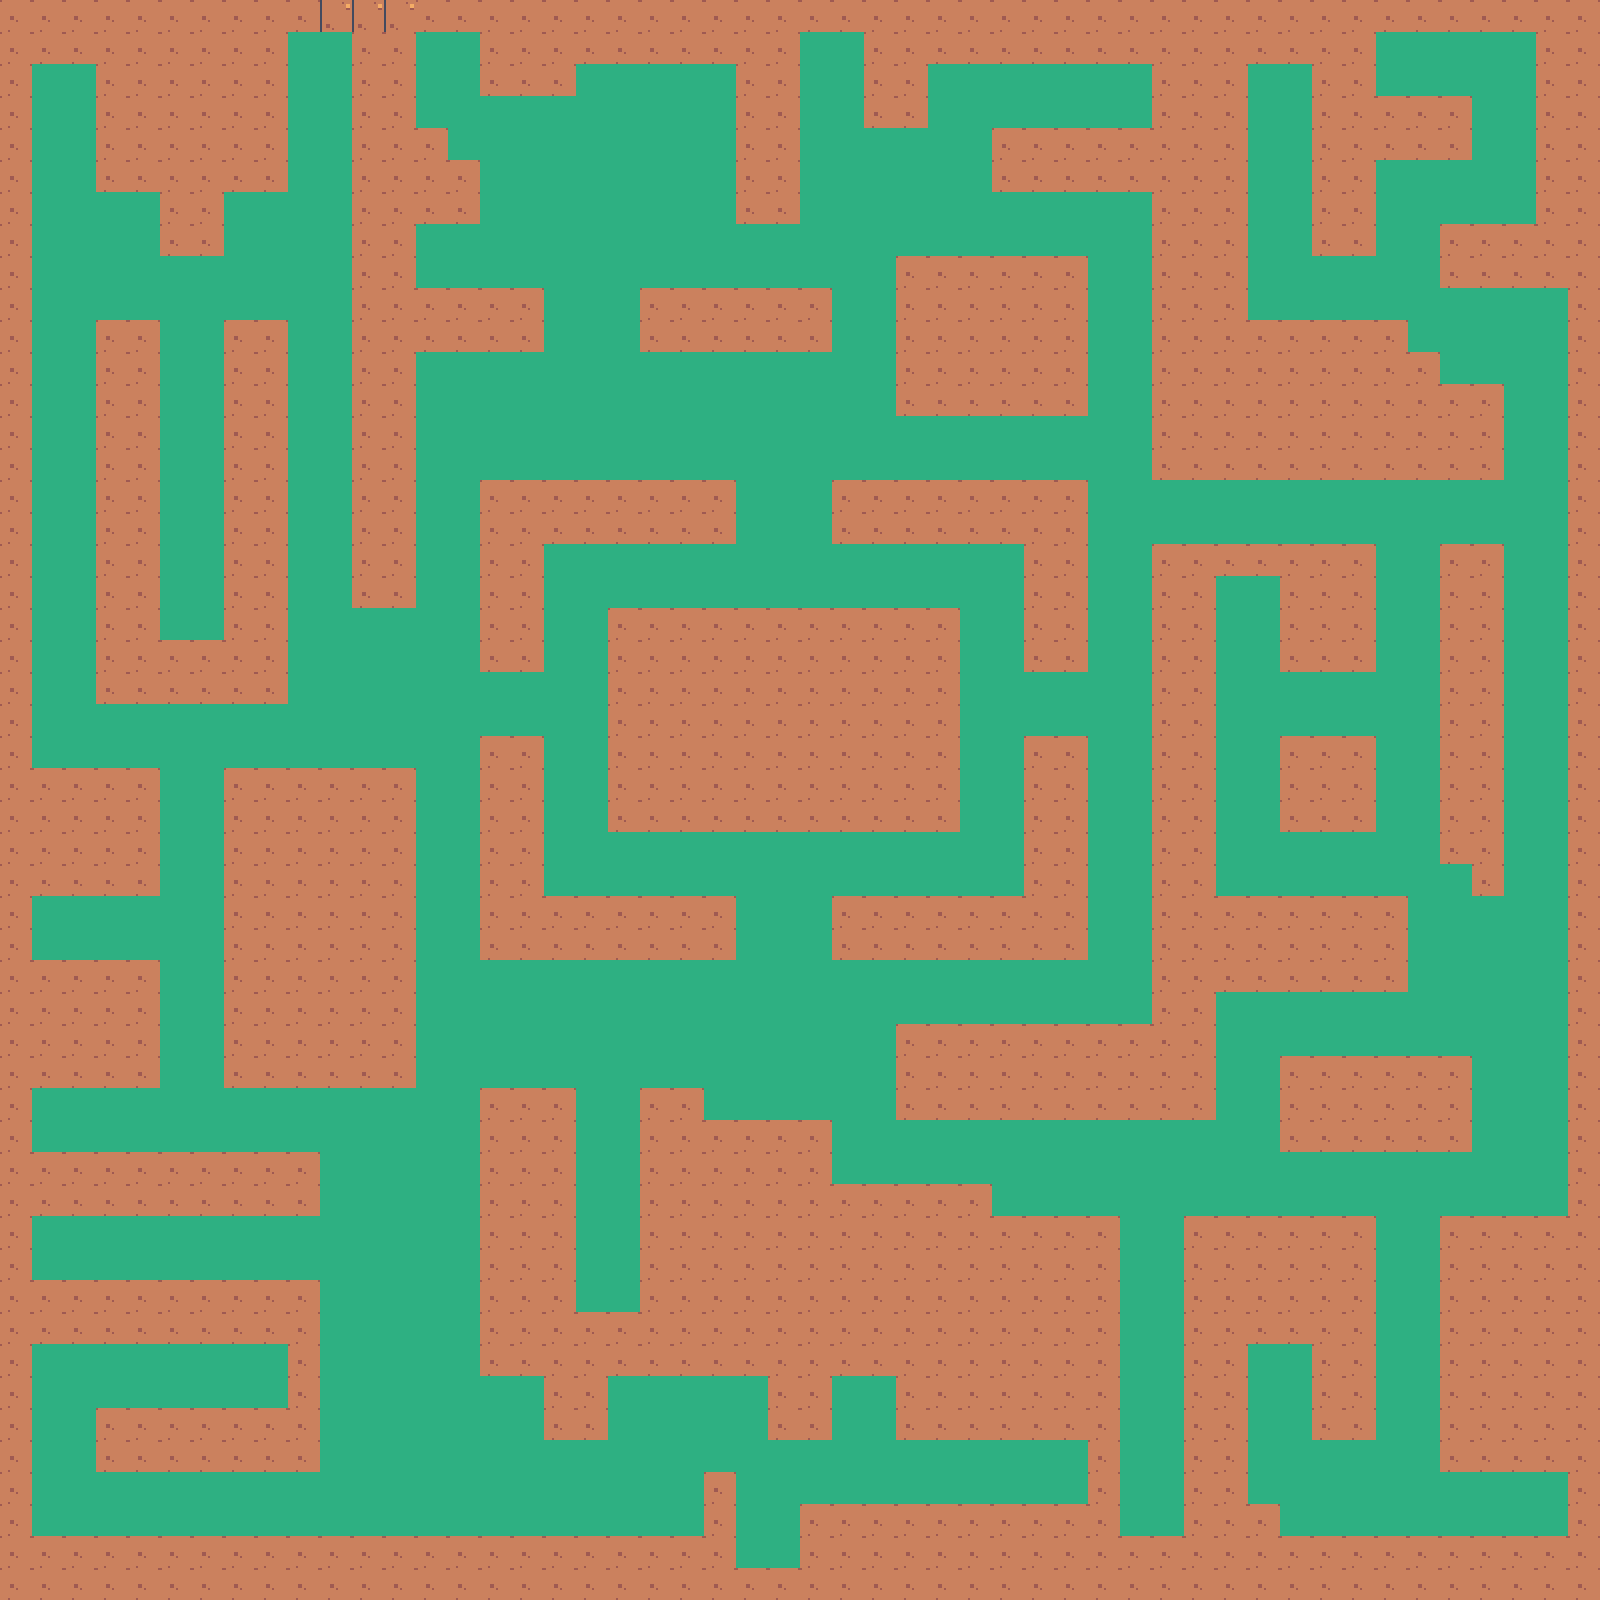

A level layout from a 2D game, rendered from its tile map. Below: a short description, then the map file with tile-grid data replaced by summaries:
An orthogonal 50x50 tile map with 32x32 px tiles, 2 tile layers (Piso, Paredes).

<map version="1.10" tiledversion="1.11.2" orientation="orthogonal" renderorder="right-down" width="50" height="50" tilewidth="32" tileheight="32" infinite="0" nextlayerid="3" nextobjectid="1">
 <tileset firstgid="1" name="SampleA" tilewidth="32" tileheight="32" tilecount="448" columns="28">
  <image source="SampleA.png" width="918" height="515" />
 </tileset>
 <layer id="1" name="Piso" width="50" height="50">
  <data>[2500 cells, 2500 non-empty, 1 distinct tile ids]</data>
 </layer>
 <layer id="2" name="Paredes" width="50" height="50">
  <properties>
   <property name="Colisionable" type="bool" value="true" />
  </properties>
  <data>[2500 cells, 1283 non-empty, 2 distinct tile ids]</data>
 </layer>
</map>
